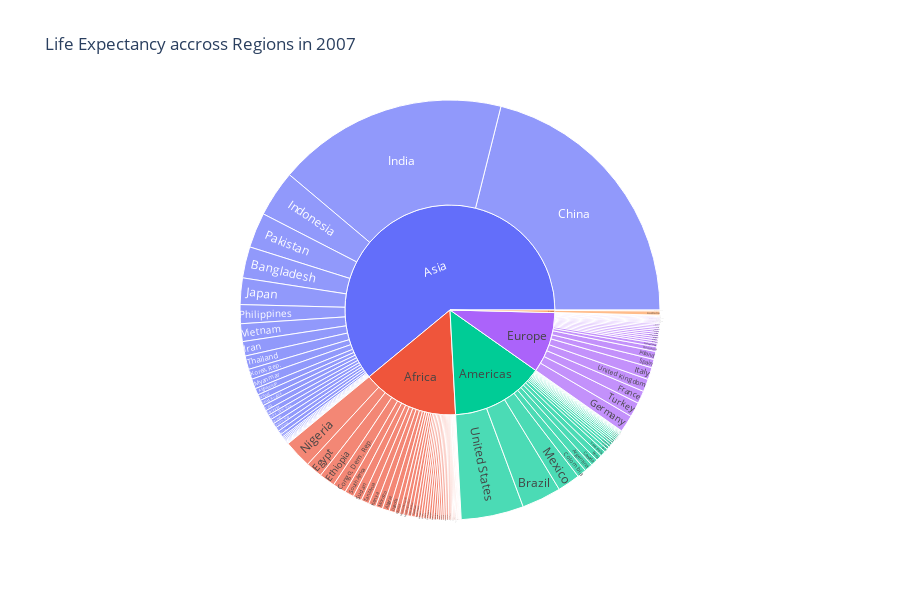

The notebook cell saved with this chart:
### Markdown cell above
For our second example, we are going to use the second data set `df2` which contains a subset of the `Gapminder` data. The idea is to visualise both Population size and Life Expectancy in the world with particular interest on the comparison between regions.

1. Create an sunburst chart using the function `sunburst` and passing the arguments

    - `path`: this represents the list of columns names or columns of a rectangular dataframe defining the hierarchy of sectors, from root to leaves (groing from the center outwards). In this case, we pass the list `['continent', 'country']` since we want to be able to visualise the data by regions
    - `values`: this is the name of the column (alternatively, you can pass an array object) that is used to specify the size of the wedges which form the Sunburst chart. In our case we pass `pop` since we want to visualise the population size

### Code cell
fig = px.sunburst(df2, 
                  path=['continent', 'country'], 
                  values='pop',
                  height=600, width=900,
                  title='Life Expectancy accross Regions in 2007'
                  )
fig.show()

### Figure 1 — Plotly figure (JSON) as saved in the notebook; plotly's stock layout.template omitted (floating-point values rounded to 4 significant figures; data arrays with more than 128 entries replaced by an {"elided": "..."} marker saying what was removed)
{"data": [{"branchvalues": "total", "domain": {"x": [0, 1], "y": [0, 1]}, "hovertemplate": "labels=%{label}<br>pop=%{value}<br>parent=%{parent}<br>id=%{id}<extra></extra>", "ids": {"elided": "147 str values"}, "labels": {"elided": "147 str values"}, "name": "", "parents": {"elided": "147 str values"}, "type": "sunburst", "values": {"elided": "147 int values"}}], "layout": {"height": 600, "legend": {"tracegroupgap": 0}, "title": {"text": "Life Expectancy accross Regions in 2007"}, "width": 900}}
